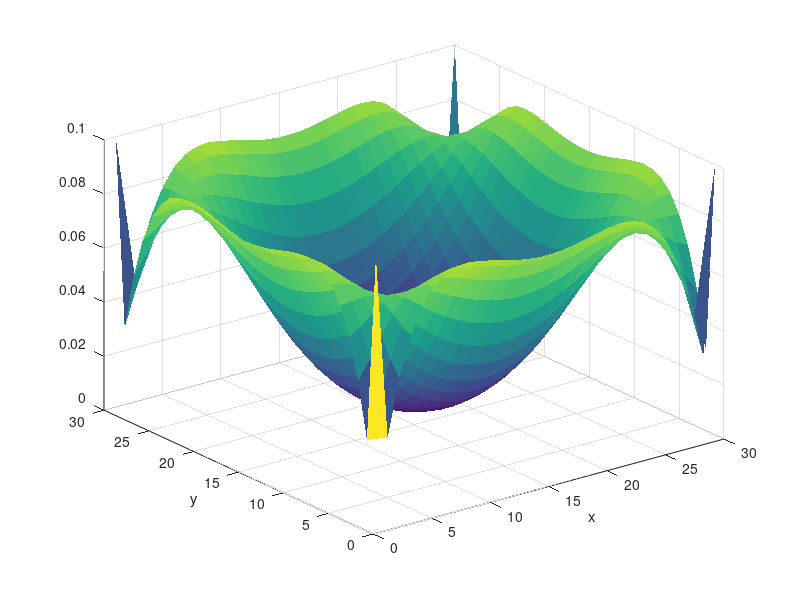
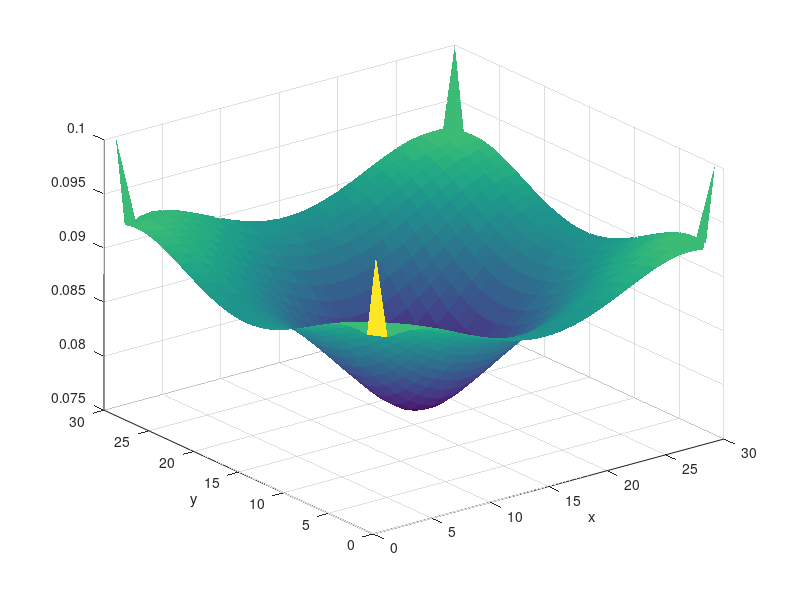

Write the MATLAB code that produced these figures, in order.


%A continuous model of the Keller-Segel system used within the hybrid 
%Model.

%% Load constants.
Dn = 1/10;
Ds = 1/10;

dt = 0.0001;
tend = 0.3;
Xlen = 1;
J = 30;

dx = Xlen/J;
steps = tend/dt
mu = dt/dx^2

N = zeros(J,J);
S = zeros(J,J);
preDif = zeros(1,J);

constK = 2;
ks = 0.8;
idx = 2:1:(J-1);

%% Set intial conditions.
[x,y] = meshgrid(linspace(0,Xlen,J));
N = 15*(x - x.^2).*(y-y.^2).*exp(-50 .*((x - 0.5).^2 + (y - 0.5).^2 ));
S(:,:) = 0.1;
Nstep = 0.1.*ones(size(N));
Sstep = 0.1.*ones(size(S));

%% run simulation.
for t = 1:1:steps
    
   %% Compute the inner grid values.
   xN = N .* (constK./S);
   betaN = (xN(idx,idx+1) + xN(idx,idx))./2;
   betaS = (xN(idx,idx-1) + xN(idx,idx))./2;
   betaE = (xN(idx+1,idx) + xN(idx,idx))./2;
   betaW = (xN(idx-1,idx) + xN(idx,idx))./2;

   Nstep(idx,idx) = N(idx,idx) + (dt./dx^2) .* ( Dn .* ( N(idx+1,idx) + ...
                    N(idx-1,idx) + N(idx,idx+1) + N(idx,idx-1)- 4*N(idx,idx)) ...
                    -(+ betaE.*(S(idx+1,idx) - S(idx,idx))  ...
                    - betaW.*(S(idx,idx)   - S(idx-1,idx))  ...
                    + betaN.*(S(idx,idx+1) - S(idx,idx))    ... 
                    - betaS.*(S(idx,idx)   - S(idx,idx-1))));  
                
   Sstep(idx,idx) = S(idx,idx) + dt .* ( Ds .* (S(idx+1,idx) + S(idx-1,idx) ...
                    + S(idx,idx+1) + S(idx,idx-1) - 4.*S(idx,idx)) - ks.*N(idx,idx));
    
    %% Do the boundary (i==1)
    betaN = (xN(1,idx+1) + xN(1,idx))./2;
    betaS = (xN(1,idx-1) + xN(1,idx))./2;
    betaE = (xN(2,idx) + xN(1,idx))./2;
    betaW = (xN(J,idx) + xN(1,idx))./2;
    Nstep(1,idx) = N(1,idx) + (dt./dx^2) .* ( Dn .* ( N(2,idx) + ...
                   N(1,idx) + N(1,idx+1) + N(1,idx-1)- 4*N(1,idx)) ...
                   -(+ betaE.*(S(2,idx) - S(1,idx))  ...
                   - betaW.*(S(1,idx)   - S(J,idx))  ...
                   + betaN.*(S(1,idx+1) - S(1,idx))    ... 
                   - betaS.*(S(1,idx)   - S(1,idx-1))));  
    
     Sstep(1,idx) = S(1,idx) + dt .* ( Ds .* (S(2,idx) + S(J,idx) ...
                    + S(1,idx+1) + S(1,idx-1) - 4.*S(1,idx)) - ks.*N(1,idx));
                
    %% Take care of (i==J)
    betaN = (xN(J,idx+1) + xN(J,idx))./2;
    betaS = (xN(J,idx+1) + xN(J,idx))./2;
    betaE = (xN(1,idx)   + xN(J,idx))./2;
    betaW = (xN(J-1,idx) + xN(J,idx))./2;
    Nstep(J,idx) = N(J,idx) + (dt./dx^2) .* ( Dn .* ( N(1,idx) + ...
                     N(J-1,idx) + N(J,idx+1) + N(J,idx-1)- 4*N(J,idx)) ...
                     -(+ betaE.*(S(1,idx) - S(J,idx))  ...
                     - betaW.*(S(J,idx)   - S(J-1,idx))  ...
                     + betaN.*(S(J,idx+1) - S(J,idx))    ... 
                     - betaS.*(S(J,idx)   - S(J,idx-1))));  
                
    Sstep(J,idx) = S(J,idx) + dt .* ( Ds .* (S(1,idx) + S(J-1,idx) ...
                     + S(J,idx+1) + S(J,idx-1) - 4.*S(J,idx)) - ks.*N(J,idx));
    
    
    %% Now (j==1)            
    xN = N .* (constK./S);
    betaN = (xN(idx,2) + xN(idx,1))./2;
    betaS = (xN(idx,J) + xN(idx,1))./2;
    betaE = (xN(idx+1,1) + xN(idx,1))./2;
    betaW = (xN(idx-1,1) + xN(idx,1))./2;
    Nstep(idx,1) = N(idx,1) + (dt./dx^2) .* ( Dn .* ( N(idx+1,1) + ...
                     N(idx-1,1) + N(idx,2) + N(idx,J)- 4*N(idx,1)) ...
                     -(+ betaE.*(S(idx+1,1) - S(idx,1))  ...
                     - betaW.*(S(idx,1)     - S(idx-1,1))  ...
                     + betaN.*(S(idx,2)     - S(idx,1))    ... 
                     - betaS.*(S(idx,1)     - S(idx,J))));  
                
    Sstep(idx,1) = S(idx,1) + dt .* ( Ds .* (S(idx+1,1) + S(idx-1,1) ...
                     + S(idx,2) + S(idx,J) - 4.*S(idx,1)) - ks.*N(idx,1));
                 
   %% (j==J)
   xN = N .* (constK./S);
   betaN = (xN(idx,1) + xN(idx,J))./2;
   betaS = (xN(idx,J-1) + xN(idx,J))./2;
   betaE = (xN(idx+1,J) + xN(idx,J))./2;
   betaW = (xN(idx-1,J) + xN(idx,J))./2;

   Nstep(idx,J) =   N(idx,J) + (dt./dx^2) .* ( Dn .* ( N(idx+1,J) + ...
                    N(idx-1,J) + N(idx,1) + N(idx,J-1)- 4*N(idx,J)) ...
                    -(+ betaE.*(S(idx+1,J) - S(idx,J))  ...
                    - betaW.*(S(idx,J)   - S(idx-1,J))  ...
                    + betaN.*(S(idx,1) - S(idx,J))    ... 
                    - betaS.*(S(idx,J)   - S(idx,J-1))));  
                
   Sstep(idx,J) = S(idx,J) + dt .* ( Ds .* (S(idx+1,J) + S(idx-1,J) ...
                    + S(idx,1) + S(idx,J-1) - 4.*S(idx,J)) - ks.*N(idx,J));
   
    
                
    %% Update the arrays!            
    S = Sstep;
    N = Nstep;
    
end

figure(1);clf;surf(N);shading('flat');xlabel('x');ylabel('y');
figure(2);clf;surf(S);shading('flat');xlabel('x');ylabel('y');

% %% make movie:
% 
% vidObj=VideoWriter('simulation_cont.avi');
% set(vidObj,'FrameRate',24);
% open(vidObj);
% 
% for t = 1:5:steps
%     figure(1);clf;
%     plot(N(t,:));xlabel('x');ylabel('#cells and concentration*10');
%     hold on;
%     plot(S(t,:)*10);
%     ylim([0 4]);
%     writeVideo(vidObj,getframe(gcf)); 
%     t
% end
% vidObj.close();


